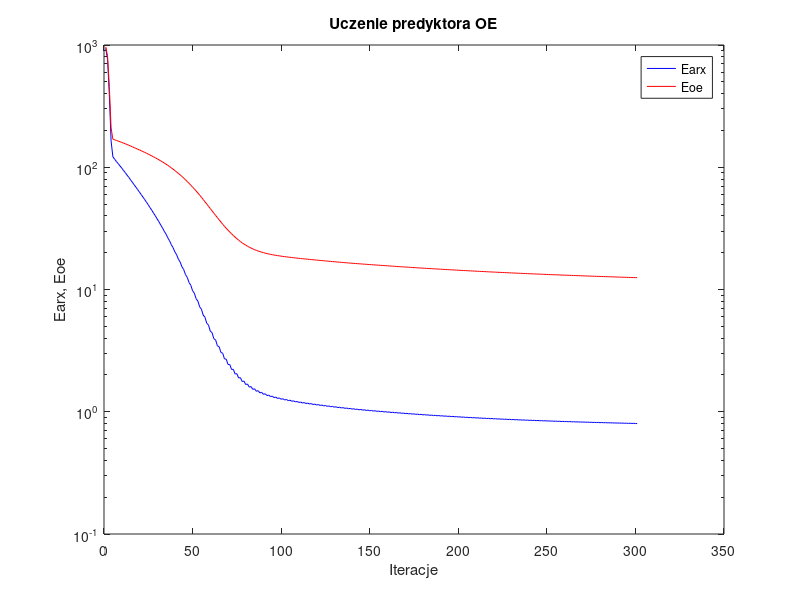
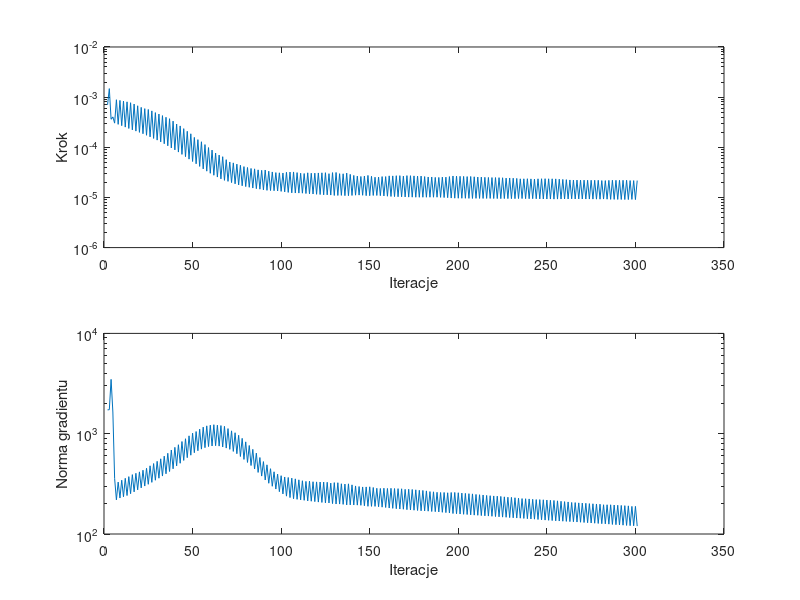

The MATLAB source for these figures, in order:
%uczenie predyktora oe
clear all;
n=0; farx(n+1)=9.392753e+002; foe(n+1)=9.664025e+002; wspucz(n+1)=0.000000e+000; ng(n+1)=0.000000e+000;
n=1; farx(n+1)=7.639226e+002; foe(n+1)=8.122098e+002; krok(n+1)=7.010405e-004; ng(n+1)=1.727688e+003;
n=2; farx(n+1)=3.932469e+002; foe(n+1)=4.574079e+002; krok(n+1)=1.478815e-003; ng(n+1)=1.735565e+003;
n=3; farx(n+1)=1.640745e+002; foe(n+1)=2.096436e+002; krok(n+1)=3.620082e-004; ng(n+1)=3.480529e+003;
n=4; farx(n+1)=1.219848e+002; foe(n+1)=1.699523e+002; krok(n+1)=4.029366e-004; ng(n+1)=1.645535e+003;
n=5; farx(n+1)=1.165168e+002; foe(n+1)=1.677539e+002; krok(n+1)=3.032495e-004; ng(n+1)=3.567427e+002;
n=6; farx(n+1)=1.113329e+002; foe(n+1)=1.657833e+002; krok(n+1)=8.876006e-004; ng(n+1)=2.191369e+002;
n=7; farx(n+1)=1.072287e+002; foe(n+1)=1.638097e+002; krok(n+1)=2.867210e-004; ng(n+1)=3.292793e+002;
n=8; farx(n+1)=1.025719e+002; foe(n+1)=1.617887e+002; krok(n+1)=8.605927e-004; ng(n+1)=2.284495e+002;
n=9; farx(n+1)=9.855178e+001; foe(n+1)=1.597510e+002; krok(n+1)=2.697438e-004; ng(n+1)=3.439759e+002;
n=10; farx(n+1)=9.417306e+001; foe(n+1)=1.576832e+002; krok(n+1)=8.336543e-004; ng(n+1)=2.351383e+002;
n=11; farx(n+1)=9.037284e+001; foe(n+1)=1.555915e+002; krok(n+1)=2.526617e-004; ng(n+1)=3.591572e+002;
n=12; farx(n+1)=8.626683e+001; foe(n+1)=1.534676e+002; krok(n+1)=8.058731e-004; ng(n+1)=2.418247e+002;
n=13; farx(n+1)=8.266896e+001; foe(n+1)=1.513480e+002; krok(n+1)=2.374452e-004; ng(n+1)=3.731921e+002;
n=14; farx(n+1)=7.886046e+001; foe(n+1)=1.492039e+002; krok(n+1)=7.740461e-004; ng(n+1)=2.522493e+002;
n=15; farx(n+1)=7.544594e+001; foe(n+1)=1.470485e+002; krok(n+1)=2.224361e-004; ng(n+1)=3.906913e+002;
n=16; farx(n+1)=7.195869e+001; foe(n+1)=1.448901e+002; krok(n+1)=7.286672e-004; ng(n+1)=2.631854e+002;
n=17; farx(n+1)=6.874562e+001; foe(n+1)=1.427590e+002; krok(n+1)=2.102562e-004; ng(n+1)=4.030645e+002;
n=18; farx(n+1)=6.563681e+001; foe(n+1)=1.406399e+002; krok(n+1)=6.727176e-004; ng(n+1)=2.756847e+002;
n=19; farx(n+1)=6.261465e+001; foe(n+1)=1.385387e+002; krok(n+1)=1.984325e-004; ng(n+1)=4.162747e+002;
n=20; farx(n+1)=5.981247e+001; foe(n+1)=1.364436e+002; krok(n+1)=6.250570e-004; ng(n+1)=2.883613e+002;
n=21; farx(n+1)=5.696962e+001; foe(n+1)=1.343639e+002; krok(n+1)=1.863040e-004; ng(n+1)=4.325226e+002;
n=22; farx(n+1)=5.438463e+001; foe(n+1)=1.322580e+002; krok(n+1)=5.899499e-004; ng(n+1)=3.006685e+002;
n=23; farx(n+1)=5.170414e+001; foe(n+1)=1.301778e+002; krok(n+1)=1.736749e-004; ng(n+1)=4.523100e+002;
n=24; farx(n+1)=4.925978e+001; foe(n+1)=1.280265e+002; krok(n+1)=5.676782e-004; ng(n+1)=3.129863e+002;
n=25; farx(n+1)=4.670620e+001; foe(n+1)=1.259045e+002; krok(n+1)=1.613368e-004; ng(n+1)=4.785841e+002;
n=26; farx(n+1)=4.446184e+001; foe(n+1)=1.237372e+002; krok(n+1)=5.319106e-004; ng(n+1)=3.273754e+002;
n=27; farx(n+1)=4.204326e+001; foe(n+1)=1.215966e+002; krok(n+1)=1.501886e-004; ng(n+1)=5.039473e+002;
n=28; farx(n+1)=4.001680e+001; foe(n+1)=1.194266e+002; krok(n+1)=4.912482e-004; ng(n+1)=3.436081e+002;
n=29; farx(n+1)=3.773895e+001; foe(n+1)=1.172716e+002; krok(n+1)=1.390534e-004; ng(n+1)=5.304077e+002;
n=30; farx(n+1)=3.586433e+001; foe(n+1)=1.150495e+002; krok(n+1)=4.604034e-004; ng(n+1)=3.599838e+002;
n=31; farx(n+1)=3.371285e+001; foe(n+1)=1.128562e+002; krok(n+1)=1.281635e-004; ng(n+1)=5.618563e+002;
n=32; farx(n+1)=3.199551e+001; foe(n+1)=1.105835e+002; krok(n+1)=4.283785e-004; ng(n+1)=3.782327e+002;
n=33; farx(n+1)=2.996479e+001; foe(n+1)=1.083401e+002; krok(n+1)=1.176687e-004; ng(n+1)=5.972765e+002;
n=34; farx(n+1)=2.840417e+001; foe(n+1)=1.060168e+002; krok(n+1)=3.968650e-004; ng(n+1)=3.984521e+002;
n=35; farx(n+1)=2.649233e+001; foe(n+1)=1.037045e+002; krok(n+1)=1.070946e-004; ng(n+1)=6.380329e+002;
n=36; farx(n+1)=2.504962e+001; foe(n+1)=1.012860e+002; krok(n+1)=3.716215e-004; ng(n+1)=4.200389e+002;
n=37; farx(n+1)=2.324500e+001; foe(n+1)=9.887880e+001; krok(n+1)=9.713729e-005; ng(n+1)=6.877789e+002;
n=38; farx(n+1)=2.197955e+001; foe(n+1)=9.641181e+001; krok(n+1)=3.325065e-004; ng(n+1)=4.467896e+002;
n=39; farx(n+1)=2.030848e+001; foe(n+1)=9.399006e+001; krok(n+1)=8.876552e-005; ng(n+1)=7.311531e+002;
n=40; farx(n+1)=1.924454e+001; foe(n+1)=9.153402e+001; krok(n+1)=2.911565e-004; ng(n+1)=4.779503e+002;
n=41; farx(n+1)=1.771344e+001; foe(n+1)=8.910470e+001; krok(n+1)=8.029770e-005; ng(n+1)=7.760615e+002;
n=42; farx(n+1)=1.676101e+001; foe(n+1)=8.656308e+001; krok(n+1)=2.666638e-004; ng(n+1)=5.074133e+002;
n=43; farx(n+1)=1.534236e+001; foe(n+1)=8.406575e+001; krok(n+1)=7.219457e-005; ng(n+1)=8.354261e+002;
n=44; farx(n+1)=1.453748e+001; foe(n+1)=8.150971e+001; krok(n+1)=2.353374e-004; ng(n+1)=5.415104e+002;
n=45; farx(n+1)=1.324533e+001; foe(n+1)=7.900625e+001; krok(n+1)=6.503105e-005; ng(n+1)=8.907007e+002;
n=46; farx(n+1)=1.257419e+001; foe(n+1)=7.645950e+001; krok(n+1)=2.084136e-004; ng(n+1)=5.767103e+002;
n=47; farx(n+1)=1.140060e+001; foe(n+1)=7.393578e+001; krok(n+1)=5.805985e-005; ng(n+1)=9.522336e+002;
n=48; farx(n+1)=1.083257e+001; foe(n+1)=7.137313e+001; krok(n+1)=1.858107e-004; ng(n+1)=6.106050e+002;
n=49; farx(n+1)=9.772746e+000; foe(n+1)=6.886152e+001; krok(n+1)=5.210339e-005; ng(n+1)=1.012178e+003;
n=50; farx(n+1)=9.332031e+000; foe(n+1)=6.638899e+001; krok(n+1)=1.574580e-004; ng(n+1)=6.465100e+002;
n=51; farx(n+1)=8.404602e+000; foe(n+1)=6.400103e+001; krok(n+1)=4.687315e-005; ng(n+1)=1.050792e+003;
n=52; farx(n+1)=8.036580e+000; foe(n+1)=6.155353e+001; krok(n+1)=1.421330e-004; ng(n+1)=6.761803e+002;
n=53; farx(n+1)=7.210166e+000; foe(n+1)=5.919623e+001; krok(n+1)=4.156331e-005; ng(n+1)=1.109875e+003;
n=54; farx(n+1)=6.900881e+000; foe(n+1)=5.677713e+001; krok(n+1)=1.289393e-004; ng(n+1)=7.017646e+002;
n=55; farx(n+1)=6.168984e+000; foe(n+1)=5.448588e+001; krok(n+1)=3.709122e-005; ng(n+1)=1.162862e+003;
n=56; farx(n+1)=5.930403e+000; foe(n+1)=5.219233e+001; krok(n+1)=1.133097e-004; ng(n+1)=7.255739e+002;
n=57; farx(n+1)=5.291698e+000; foe(n+1)=5.003283e+001; krok(n+1)=3.343034e-005; ng(n+1)=1.197572e+003;
n=58; farx(n+1)=5.116593e+000; foe(n+1)=4.790803e+001; krok(n+1)=9.874235e-005; ng(n+1)=7.441962e+002;
n=59; farx(n+1)=4.565052e+000; foe(n+1)=4.591542e+001; krok(n+1)=3.031326e-005; ng(n+1)=1.216022e+003;
n=60; farx(n+1)=4.436573e+000; foe(n+1)=4.395386e+001; krok(n+1)=8.799071e-005; ng(n+1)=7.544796e+002;
n=61; farx(n+1)=3.957254e+000; foe(n+1)=4.211715e+001; krok(n+1)=2.769106e-005; ng(n+1)=1.229394e+003;
n=62; farx(n+1)=3.872354e+000; foe(n+1)=4.036033e+001; krok(n+1)=7.675242e-005; ng(n+1)=7.589372e+002;
n=63; farx(n+1)=3.463699e+000; foe(n+1)=3.872212e+001; krok(n+1)=2.549454e-005; ng(n+1)=1.216600e+003;
n=64; farx(n+1)=3.404892e+000; foe(n+1)=3.712795e+001; krok(n+1)=6.997574e-005; ng(n+1)=7.523608e+002;
n=65; farx(n+1)=3.053495e+000; foe(n+1)=3.565260e+001; krok(n+1)=2.343658e-005; ng(n+1)=1.204942e+003;
n=66; farx(n+1)=3.013750e+000; foe(n+1)=3.421497e+001; krok(n+1)=6.491660e-005; ng(n+1)=7.367800e+002;
n=67; farx(n+1)=2.708989e+000; foe(n+1)=3.289719e+001; krok(n+1)=2.190752e-005; ng(n+1)=1.184092e+003;
n=68; farx(n+1)=2.692867e+000; foe(n+1)=3.167364e+001; krok(n+1)=5.665485e-005; ng(n+1)=7.188342e+002;
n=69; farx(n+1)=2.436020e+000; foe(n+1)=3.055951e+001; krok(n+1)=2.092147e-005; ng(n+1)=1.124333e+003;
n=70; farx(n+1)=2.435309e+000; foe(n+1)=2.951706e+001; krok(n+1)=5.092656e-005; ng(n+1)=6.980912e+002;
n=71; farx(n+1)=2.218490e+000; foe(n+1)=2.856603e+001; krok(n+1)=1.977673e-005; ng(n+1)=1.067743e+003;
n=72; farx(n+1)=2.223427e+000; foe(n+1)=2.765076e+001; krok(n+1)=4.886973e-005; ng(n+1)=6.659959e+002;
n=73; farx(n+1)=2.036523e+000; foe(n+1)=2.682358e+001; krok(n+1)=1.868136e-005; ng(n+1)=1.022224e+003;
n=74; farx(n+1)=2.047551e+000; foe(n+1)=2.604386e+001; krok(n+1)=4.614756e-005; ng(n+1)=6.314387e+002;
n=75; farx(n+1)=1.888102e+000; foe(n+1)=2.533960e+001; krok(n+1)=1.776662e-005; ng(n+1)=9.641724e+002;
n=76; farx(n+1)=1.902451e+000; foe(n+1)=2.467935e+001; krok(n+1)=4.381554e-005; ng(n+1)=5.925689e+002;
n=77; farx(n+1)=1.766698e+000; foe(n+1)=2.408925e+001; krok(n+1)=1.707914e-005; ng(n+1)=8.987215e+002;
n=78; farx(n+1)=1.783950e+000; foe(n+1)=2.354229e+001; krok(n+1)=4.120586e-005; ng(n+1)=5.541276e+002;
n=79; farx(n+1)=1.669144e+000; foe(n+1)=2.305413e+001; krok(n+1)=1.645830e-005; ng(n+1)=8.291645e+002;
n=80; farx(n+1)=1.687078e+000; foe(n+1)=2.259833e+001; krok(n+1)=3.955346e-005; ng(n+1)=5.169946e+002;
n=81; farx(n+1)=1.589192e+000; foe(n+1)=2.219443e+001; krok(n+1)=1.593982e-005; ng(n+1)=7.627380e+002;
n=82; farx(n+1)=1.607753e+000; foe(n+1)=2.182037e+001; krok(n+1)=3.782669e-005; ng(n+1)=4.816756e+002;
n=83; farx(n+1)=1.524454e+000; foe(n+1)=2.148701e+001; krok(n+1)=1.539716e-005; ng(n+1)=6.982298e+002;
n=84; farx(n+1)=1.542222e+000; foe(n+1)=2.117538e+001; krok(n+1)=3.716123e-005; ng(n+1)=4.445529e+002;
n=85; farx(n+1)=1.470190e+000; foe(n+1)=2.089797e+001; krok(n+1)=1.496279e-005; ng(n+1)=6.400409e+002;
n=86; farx(n+1)=1.487490e+000; foe(n+1)=2.064359e+001; krok(n+1)=3.546497e-005; ng(n+1)=4.111285e+002;
n=87; farx(n+1)=1.425926e+000; foe(n+1)=2.041634e+001; krok(n+1)=1.461294e-005; ng(n+1)=5.786025e+002;
n=88; farx(n+1)=1.442106e+000; foe(n+1)=2.020431e+001; krok(n+1)=3.476335e-005; ng(n+1)=3.780432e+002;
n=89; farx(n+1)=1.388885e+000; foe(n+1)=2.001465e+001; krok(n+1)=1.416371e-005; ng(n+1)=5.270132e+002;
n=90; farx(n+1)=1.403755e+000; foe(n+1)=1.983390e+001; krok(n+1)=3.523097e-005; ng(n+1)=3.456570e+002;
n=91; farx(n+1)=1.356146e+000; foe(n+1)=1.967111e+001; krok(n+1)=1.384553e-005; ng(n+1)=4.894252e+002;
n=92; farx(n+1)=1.370387e+000; foe(n+1)=1.952204e+001; krok(n+1)=3.333298e-005; ng(n+1)=3.205982e+002;
n=93; farx(n+1)=1.328813e+000; foe(n+1)=1.938660e+001; krok(n+1)=1.372904e-005; ng(n+1)=4.477367e+002;
n=94; farx(n+1)=1.342193e+000; foe(n+1)=1.925981e+001; krok(n+1)=3.223481e-005; ng(n+1)=2.991856e+002;
n=95; farx(n+1)=1.305129e+000; foe(n+1)=1.914405e+001; krok(n+1)=1.361457e-005; ng(n+1)=4.171057e+002;
n=96; farx(n+1)=1.317911e+000; foe(n+1)=1.903477e+001; krok(n+1)=3.128738e-005; ng(n+1)=2.806542e+002;
n=97; farx(n+1)=1.284438e+000; foe(n+1)=1.893354e+001; krok(n+1)=1.344623e-005; ng(n+1)=3.953292e+002;
n=98; farx(n+1)=1.296639e+000; foe(n+1)=1.883680e+001; krok(n+1)=3.098519e-005; ng(n+1)=2.642189e+002;
n=99; farx(n+1)=1.265874e+000; foe(n+1)=1.874579e+001; krok(n+1)=1.321254e-005; ng(n+1)=3.813411e+002;
n=100; farx(n+1)=1.277430e+000; foe(n+1)=1.865841e+001; krok(n+1)=3.070301e-005; ng(n+1)=2.510168e+002;
n=101; farx(n+1)=1.249231e+000; foe(n+1)=1.857583e+001; krok(n+1)=1.290553e-005; ng(n+1)=3.701756e+002;
n=102; farx(n+1)=1.260046e+000; foe(n+1)=1.849364e+001; krok(n+1)=3.176034e-005; ng(n+1)=2.384838e+002;
n=103; farx(n+1)=1.233366e+000; foe(n+1)=1.841594e+001; krok(n+1)=1.259797e-005; ng(n+1)=3.659490e+002;
n=104; farx(n+1)=1.243786e+000; foe(n+1)=1.833923e+001; krok(n+1)=3.204809e-005; ng(n+1)=2.307719e+002;
n=105; farx(n+1)=1.218560e+000; foe(n+1)=1.826596e+001; krok(n+1)=1.234279e-005; ng(n+1)=3.606000e+002;
n=106; farx(n+1)=1.228528e+000; foe(n+1)=1.819327e+001; krok(n+1)=3.223481e-005; ng(n+1)=2.246853e+002;
n=107; farx(n+1)=1.204441e+000; foe(n+1)=1.812401e+001; krok(n+1)=1.224850e-005; ng(n+1)=3.546640e+002;
n=108; farx(n+1)=1.214289e+000; foe(n+1)=1.805645e+001; krok(n+1)=3.128738e-005; ng(n+1)=2.216224e+002;
n=109; farx(n+1)=1.191389e+000; foe(n+1)=1.799131e+001; krok(n+1)=1.222055e-005; ng(n+1)=3.467656e+002;
n=110; farx(n+1)=1.201101e+000; foe(n+1)=1.792781e+001; krok(n+1)=3.039391e-005; ng(n+1)=2.189955e+002;
n=111; farx(n+1)=1.179303e+000; foe(n+1)=1.786615e+001; krok(n+1)=1.216245e-005; ng(n+1)=3.395724e+002;
n=112; farx(n+1)=1.188805e+000; foe(n+1)=1.780535e+001; krok(n+1)=2.996764e-005; ng(n+1)=2.167454e+002;
n=113; farx(n+1)=1.168060e+000; foe(n+1)=1.774628e+001; krok(n+1)=1.197415e-005; ng(n+1)=3.345599e+002;
n=114; farx(n+1)=1.177288e+000; foe(n+1)=1.768612e+001; krok(n+1)=3.098353e-005; ng(n+1)=2.136604e+002;
n=115; farx(n+1)=1.156876e+000; foe(n+1)=1.762763e+001; krok(n+1)=1.180191e-005; ng(n+1)=3.361229e+002;
n=116; farx(n+1)=1.165961e+000; foe(n+1)=1.756981e+001; krok(n+1)=3.039896e-005; ng(n+1)=2.122398e+002;
n=117; farx(n+1)=1.146342e+000; foe(n+1)=1.751351e+001; krok(n+1)=1.171829e-005; ng(n+1)=3.319749e+002;
n=118; farx(n+1)=1.155285e+000; foe(n+1)=1.745710e+001; krok(n+1)=3.048993e-005; ng(n+1)=2.103364e+002;
n=119; farx(n+1)=1.136232e+000; foe(n+1)=1.740196e+001; krok(n+1)=1.155324e-005; ng(n+1)=3.307814e+002;
n=120; farx(n+1)=1.144956e+000; foe(n+1)=1.734634e+001; krok(n+1)=3.079431e-005; ng(n+1)=2.081021e+002;
n=121; farx(n+1)=1.126370e+000; foe(n+1)=1.729223e+001; krok(n+1)=1.143043e-005; ng(n+1)=3.296803e+002;
n=122; farx(n+1)=1.135031e+000; foe(n+1)=1.723786e+001; krok(n+1)=3.098519e-005; ng(n+1)=2.063700e+002;
n=123; farx(n+1)=1.116844e+000; foe(n+1)=1.718439e+001; krok(n+1)=1.127096e-005; ng(n+1)=3.295890e+002;
n=124; farx(n+1)=1.125304e+000; foe(n+1)=1.713080e+001; krok(n+1)=3.113656e-005; ng(n+1)=2.043558e+002;
n=125; farx(n+1)=1.107430e+000; foe(n+1)=1.707838e+001; krok(n+1)=1.126542e-005; ng(n+1)=3.279302e+002;
n=126; farx(n+1)=1.115832e+000; foe(n+1)=1.702736e+001; krok(n+1)=2.979031e-005; ng(n+1)=2.039100e+002;
n=127; farx(n+1)=1.098848e+000; foe(n+1)=1.697725e+001; krok(n+1)=1.115447e-005; ng(n+1)=3.217388e+002;
n=128; farx(n+1)=1.107051e+000; foe(n+1)=1.692558e+001; krok(n+1)=3.126325e-005; ng(n+1)=2.009253e+002;
n=129; farx(n+1)=1.090125e+000; foe(n+1)=1.687490e+001; krok(n+1)=1.095389e-005; ng(n+1)=3.252704e+002;
n=130; farx(n+1)=1.098209e+000; foe(n+1)=1.682402e+001; krok(n+1)=3.145966e-005; ng(n+1)=1.991377e+002;
n=131; farx(n+1)=1.081468e+000; foe(n+1)=1.677400e+001; krok(n+1)=1.095376e-005; ng(n+1)=3.244825e+002;
n=132; farx(n+1)=1.089465e+000; foe(n+1)=1.672573e+001; krok(n+1)=2.979031e-005; ng(n+1)=1.988815e+002;
n=133; farx(n+1)=1.073480e+000; foe(n+1)=1.667829e+001; krok(n+1)=1.099167e-005; ng(n+1)=3.168817e+002;
n=134; farx(n+1)=1.081347e+000; foe(n+1)=1.663100e+001; krok(n+1)=2.963075e-005; ng(n+1)=1.974162e+002;
n=135; farx(n+1)=1.065837e+000; foe(n+1)=1.658453e+001; krok(n+1)=1.085468e-005; ng(n+1)=3.146610e+002;
n=136; farx(n+1)=1.073549e+000; foe(n+1)=1.653705e+001; krok(n+1)=3.060562e-005; ng(n+1)=1.949995e+002;
n=137; farx(n+1)=1.057991e+000; foe(n+1)=1.649045e+001; krok(n+1)=1.083629e-005; ng(n+1)=3.164121e+002;
n=138; farx(n+1)=1.065663e+000; foe(n+1)=1.644562e+001; krok(n+1)=2.885108e-005; ng(n+1)=1.950551e+002;
n=139; farx(n+1)=1.050692e+000; foe(n+1)=1.640135e+001; krok(n+1)=1.095376e-005; ng(n+1)=3.090693e+002;
n=140; farx(n+1)=1.058174e+000; foe(n+1)=1.635828e+001; krok(n+1)=2.746916e-005; ng(n+1)=1.945598e+002;
n=141; farx(n+1)=1.043788e+000; foe(n+1)=1.631627e+001; krok(n+1)=1.109569e-005; ng(n+1)=3.013738e+002;
n=142; farx(n+1)=1.051222e+000; foe(n+1)=1.627479e+001; krok(n+1)=2.663397e-005; ng(n+1)=1.940966e+002;
n=143; farx(n+1)=1.037214e+000; foe(n+1)=1.623405e+001; krok(n+1)=1.113124e-005; ng(n+1)=2.973670e+002;
n=144; farx(n+1)=1.044575e+000; foe(n+1)=1.619371e+001; krok(n+1)=2.616958e-005; ng(n+1)=1.932466e+002;
n=145; farx(n+1)=1.030974e+000; foe(n+1)=1.615392e+001; krok(n+1)=1.104522e-005; ng(n+1)=2.945232e+002;
n=146; farx(n+1)=1.038198e+000; foe(n+1)=1.611373e+001; krok(n+1)=2.665214e-005; ng(n+1)=1.912649e+002;
n=147; farx(n+1)=1.024855e+000; foe(n+1)=1.607419e+001; krok(n+1)=1.085468e-005; ng(n+1)=2.946878e+002;
n=148; farx(n+1)=1.031900e+000; foe(n+1)=1.603373e+001; krok(n+1)=2.746916e-005; ng(n+1)=1.888718e+002;
n=149; farx(n+1)=1.018561e+000; foe(n+1)=1.599426e+001; krok(n+1)=1.083629e-005; ng(n+1)=2.955264e+002;
n=150; farx(n+1)=1.025569e+000; foe(n+1)=1.595552e+001; krok(n+1)=2.639619e-005; ng(n+1)=1.886789e+002;
n=151; farx(n+1)=1.012554e+000; foe(n+1)=1.591742e+001; krok(n+1)=1.095376e-005; ng(n+1)=2.907600e+002;
n=152; farx(n+1)=1.019509e+000; foe(n+1)=1.588027e+001; krok(n+1)=2.531441e-005; ng(n+1)=1.885718e+002;
n=153; farx(n+1)=1.006965e+000; foe(n+1)=1.584353e+001; krok(n+1)=1.095389e-005; ng(n+1)=2.857183e+002;
n=154; farx(n+1)=1.013781e+000; foe(n+1)=1.580672e+001; krok(n+1)=2.546328e-005; ng(n+1)=1.869423e+002;
n=155; farx(n+1)=1.001491e+000; foe(n+1)=1.577050e+001; krok(n+1)=1.085468e-005; ng(n+1)=2.844525e+002;
n=156; farx(n+1)=1.008271e+000; foe(n+1)=1.573394e+001; krok(n+1)=2.605170e-005; ng(n+1)=1.852358e+002;
n=157; farx(n+1)=9.960381e-001; foe(n+1)=1.569759e+001; krok(n+1)=1.071362e-005; ng(n+1)=2.861049e+002;
n=158; farx(n+1)=1.002700e+000; foe(n+1)=1.566153e+001; krok(n+1)=2.605170e-005; ng(n+1)=1.838352e+002;
n=159; farx(n+1)=9.907910e-001; foe(n+1)=1.562577e+001; krok(n+1)=1.057446e-005; ng(n+1)=2.844248e+002;
n=160; farx(n+1)=9.973010e-001; foe(n+1)=1.558940e+001; krok(n+1)=2.692622e-005; ng(n+1)=1.815171e+002;
n=161; farx(n+1)=9.854635e-001; foe(n+1)=1.555361e+001; krok(n+1)=1.046329e-005; ng(n+1)=2.855297e+002;
n=162; farx(n+1)=9.918838e-001; foe(n+1)=1.551782e+001; krok(n+1)=2.689247e-005; ng(n+1)=1.802434e+002;
n=163; farx(n+1)=9.802816e-001; foe(n+1)=1.548258e+001; krok(n+1)=1.039083e-005; ng(n+1)=2.839977e+002;
n=164; farx(n+1)=9.866058e-001; foe(n+1)=1.544713e+001; krok(n+1)=2.711505e-005; ng(n+1)=1.787309e+002;
n=165; farx(n+1)=9.751727e-001; foe(n+1)=1.541225e+001; krok(n+1)=1.031835e-005; ng(n+1)=2.832839e+002;
n=166; farx(n+1)=9.814245e-001; foe(n+1)=1.537732e+001; krok(n+1)=2.720139e-005; ng(n+1)=1.774207e+002;
n=167; farx(n+1)=9.701277e-001; foe(n+1)=1.534283e+001; krok(n+1)=1.029142e-005; ng(n+1)=2.823591e+002;
n=168; farx(n+1)=9.762809e-001; foe(n+1)=1.530883e+001; krok(n+1)=2.663194e-005; ng(n+1)=1.765986e+002;
n=169; farx(n+1)=9.653420e-001; foe(n+1)=1.527532e+001; krok(n+1)=1.023989e-005; ng(n+1)=2.787384e+002;
n=170; farx(n+1)=9.714026e-001; foe(n+1)=1.524134e+001; krok(n+1)=2.723127e-005; ng(n+1)=1.748000e+002;
n=171; farx(n+1)=9.605388e-001; foe(n+1)=1.520788e+001; krok(n+1)=1.015759e-005; ng(n+1)=2.793141e+002;
n=172; farx(n+1)=9.665339e-001; foe(n+1)=1.517453e+001; krok(n+1)=2.713913e-005; ng(n+1)=1.736831e+002;
n=173; farx(n+1)=9.558418e-001; foe(n+1)=1.514158e+001; krok(n+1)=1.013046e-005; ng(n+1)=2.777979e+002;
n=174; farx(n+1)=9.617698e-001; foe(n+1)=1.510895e+001; krok(n+1)=2.689352e-005; ng(n+1)=1.727007e+002;
n=175; farx(n+1)=9.512871e-001; foe(n+1)=1.507661e+001; krok(n+1)=1.010255e-005; ng(n+1)=2.757209e+002;
n=176; farx(n+1)=9.570979e-001; foe(n+1)=1.504455e+001; krok(n+1)=2.663397e-005; ng(n+1)=1.715680e+002;
n=177; farx(n+1)=9.468663e-001; foe(n+1)=1.501297e+001; krok(n+1)=1.008355e-005; ng(n+1)=2.728807e+002;
n=178; farx(n+1)=9.526089e-001; foe(n+1)=1.498136e+001; krok(n+1)=2.668806e-005; ng(n+1)=1.703490e+002;
n=179; farx(n+1)=9.424746e-001; foe(n+1)=1.495017e+001; krok(n+1)=1.009346e-005; ng(n+1)=2.717974e+002;
n=180; farx(n+1)=9.481963e-001; foe(n+1)=1.491964e+001; krok(n+1)=2.605170e-005; ng(n+1)=1.699078e+002;
n=181; farx(n+1)=9.382845e-001; foe(n+1)=1.488918e+001; krok(n+1)=1.009346e-005; ng(n+1)=2.690234e+002;
n=182; farx(n+1)=9.438615e-001; foe(n+1)=1.485923e+001; krok(n+1)=2.555890e-005; ng(n+1)=1.689183e+002;
n=183; farx(n+1)=9.342483e-001; foe(n+1)=1.482974e+001; krok(n+1)=1.010485e-005; ng(n+1)=2.649435e+002;
n=184; farx(n+1)=9.397396e-001; foe(n+1)=1.480017e+001; krok(n+1)=2.555890e-005; ng(n+1)=1.677142e+002;
n=185; farx(n+1)=9.302591e-001; foe(n+1)=1.477112e+001; krok(n+1)=1.010255e-005; ng(n+1)=2.634045e+002;
n=186; farx(n+1)=9.356818e-001; foe(n+1)=1.474230e+001; krok(n+1)=2.509886e-005; ng(n+1)=1.670021e+002;
n=187; farx(n+1)=9.264192e-001; foe(n+1)=1.471395e+001; krok(n+1)=1.010485e-005; ng(n+1)=2.605234e+002;
n=188; farx(n+1)=9.317859e-001; foe(n+1)=1.468560e+001; krok(n+1)=2.503699e-005; ng(n+1)=1.659856e+002;
n=189; farx(n+1)=9.226928e-001; foe(n+1)=1.465764e+001; krok(n+1)=1.003721e-005; ng(n+1)=2.591911e+002;
n=190; farx(n+1)=9.280084e-001; foe(n+1)=1.462947e+001; krok(n+1)=2.541507e-005; ng(n+1)=1.645884e+002;
n=191; farx(n+1)=9.189918e-001; foe(n+1)=1.460160e+001; krok(n+1)=9.955536e-006; ng(n+1)=2.594096e+002;
n=192; farx(n+1)=9.242202e-001; foe(n+1)=1.457378e+001; krok(n+1)=2.537849e-005; ng(n+1)=1.634303e+002;
n=193; farx(n+1)=9.153962e-001; foe(n+1)=1.454637e+001; krok(n+1)=9.888364e-006; ng(n+1)=2.576540e+002;
n=194; farx(n+1)=9.206059e-001; foe(n+1)=1.451862e+001; krok(n+1)=2.605170e-005; ng(n+1)=1.619238e+002;
n=195; farx(n+1)=9.118424e-001; foe(n+1)=1.449101e+001; krok(n+1)=9.716744e-006; ng(n+1)=2.592683e+002;
n=196; farx(n+1)=9.169408e-001; foe(n+1)=1.446301e+001; krok(n+1)=2.677366e-005; ng(n+1)=1.600506e+002;
n=197; farx(n+1)=9.082265e-001; foe(n+1)=1.443547e+001; krok(n+1)=9.667524e-006; ng(n+1)=2.594847e+002;
n=198; farx(n+1)=9.132869e-001; foe(n+1)=1.440808e+001; krok(n+1)=2.656342e-005; ng(n+1)=1.592121e+002;
n=199; farx(n+1)=9.047174e-001; foe(n+1)=1.438097e+001; krok(n+1)=9.640490e-006; ng(n+1)=2.578705e+002;
n=200; farx(n+1)=9.096991e-001; foe(n+1)=1.435402e+001; krok(n+1)=2.639619e-005; ng(n+1)=1.581937e+002;
n=201; farx(n+1)=9.012921e-001; foe(n+1)=1.432744e+001; krok(n+1)=9.628751e-006; ng(n+1)=2.557309e+002;
n=202; farx(n+1)=9.062170e-001; foe(n+1)=1.430095e+001; krok(n+1)=2.627836e-005; ng(n+1)=1.572279e+002;
n=203; farx(n+1)=8.979355e-001; foe(n+1)=1.427479e+001; krok(n+1)=9.622040e-006; ng(n+1)=2.540914e+002;
n=204; farx(n+1)=9.028237e-001; foe(n+1)=1.424888e+001; krok(n+1)=2.605170e-005; ng(n+1)=1.564386e+002;
n=205; farx(n+1)=8.946956e-001; foe(n+1)=1.422313e+001; krok(n+1)=9.578449e-006; ng(n+1)=2.524412e+002;
n=206; farx(n+1)=8.995084e-001; foe(n+1)=1.419745e+001; krok(n+1)=2.616958e-005; ng(n+1)=1.552232e+002;
n=207; farx(n+1)=8.914951e-001; foe(n+1)=1.417203e+001; krok(n+1)=9.549067e-006; ng(n+1)=2.512091e+002;
n=208; farx(n+1)=8.962011e-001; foe(n+1)=1.414677e+001; krok(n+1)=2.581106e-005; ng(n+1)=1.542713e+002;
n=209; farx(n+1)=8.883637e-001; foe(n+1)=1.412205e+001; krok(n+1)=9.594052e-006; ng(n+1)=2.479696e+002;
n=210; farx(n+1)=8.930551e-001; foe(n+1)=1.409746e+001; krok(n+1)=2.548851e-005; ng(n+1)=1.536795e+002;
n=211; farx(n+1)=8.853495e-001; foe(n+1)=1.407313e+001; krok(n+1)=9.564320e-006; ng(n+1)=2.463878e+002;
n=212; farx(n+1)=8.899760e-001; foe(n+1)=1.404884e+001; krok(n+1)=2.546328e-005; ng(n+1)=1.526430e+002;
n=213; farx(n+1)=8.823863e-001; foe(n+1)=1.402487e+001; krok(n+1)=9.549067e-006; ng(n+1)=2.448624e+002;
n=214; farx(n+1)=8.869402e-001; foe(n+1)=1.400102e+001; krok(n+1)=2.519594e-005; ng(n+1)=1.517830e+002;
n=215; farx(n+1)=8.794979e-001; foe(n+1)=1.397756e+001; krok(n+1)=9.558456e-006; ng(n+1)=2.424600e+002;
n=216; farx(n+1)=8.840120e-001; foe(n+1)=1.395416e+001; krok(n+1)=2.503699e-005; ng(n+1)=1.509801e+002;
n=217; farx(n+1)=8.766774e-001; foe(n+1)=1.393105e+001; krok(n+1)=9.549067e-006; ng(n+1)=2.409469e+002;
n=218; farx(n+1)=8.811569e-001; foe(n+1)=1.390808e+001; krok(n+1)=2.490114e-005; ng(n+1)=1.501882e+002;
n=219; farx(n+1)=8.739331e-001; foe(n+1)=1.388529e+001; krok(n+1)=9.520265e-006; ng(n+1)=2.395918e+002;
n=220; farx(n+1)=8.783634e-001; foe(n+1)=1.386262e+001; krok(n+1)=2.490114e-005; ng(n+1)=1.492233e+002;
n=221; farx(n+1)=8.712357e-001; foe(n+1)=1.384012e+001; krok(n+1)=9.497821e-006; ng(n+1)=2.383887e+002;
n=222; farx(n+1)=8.756216e-001; foe(n+1)=1.381781e+001; krok(n+1)=2.480406e-005; ng(n+1)=1.483667e+002;
n=223; farx(n+1)=8.686085e-001; foe(n+1)=1.379564e+001; krok(n+1)=9.464566e-006; ng(n+1)=2.369687e+002;
n=224; farx(n+1)=8.729060e-001; foe(n+1)=1.377356e+001; krok(n+1)=2.468559e-005; ng(n+1)=1.473393e+002;
n=225; farx(n+1)=8.660083e-001; foe(n+1)=1.375185e+001; krok(n+1)=9.497821e-006; ng(n+1)=2.346963e+002;
n=226; farx(n+1)=8.702748e-001; foe(n+1)=1.373033e+001; krok(n+1)=2.428432e-005; ng(n+1)=1.468204e+002;
n=227; farx(n+1)=8.635159e-001; foe(n+1)=1.370904e+001; krok(n+1)=9.479621e-006; ng(n+1)=2.326021e+002;
n=228; farx(n+1)=8.677418e-001; foe(n+1)=1.368772e+001; krok(n+1)=2.443312e-005; ng(n+1)=1.457887e+002;
n=229; farx(n+1)=8.610460e-001; foe(n+1)=1.366661e+001; krok(n+1)=9.451001e-006; ng(n+1)=2.319697e+002;
n=230; farx(n+1)=8.652131e-001; foe(n+1)=1.364566e+001; krok(n+1)=2.419290e-005; ng(n+1)=1.450158e+002;
n=231; farx(n+1)=8.586391e-001; foe(n+1)=1.362496e+001; krok(n+1)=9.456357e-006; ng(n+1)=2.298484e+002;
n=232; farx(n+1)=8.627419e-001; foe(n+1)=1.360435e+001; krok(n+1)=2.394830e-005; ng(n+1)=1.442291e+002;
n=233; farx(n+1)=8.562718e-001; foe(n+1)=1.358408e+001; krok(n+1)=9.497821e-006; ng(n+1)=2.276087e+002;
n=234; farx(n+1)=8.603441e-001; foe(n+1)=1.356400e+001; krok(n+1)=2.351238e-005; ng(n+1)=1.437863e+002;
n=235; farx(n+1)=8.539961e-001; foe(n+1)=1.354414e+001; krok(n+1)=9.504428e-006; ng(n+1)=2.254218e+002;
n=236; farx(n+1)=8.580461e-001; foe(n+1)=1.352435e+001; krok(n+1)=2.352777e-005; ng(n+1)=1.429859e+002;
n=237; farx(n+1)=8.517724e-001; foe(n+1)=1.350467e+001; krok(n+1)=9.456357e-006; ng(n+1)=2.247245e+002;
n=238; farx(n+1)=8.557746e-001; foe(n+1)=1.348506e+001; krok(n+1)=2.360381e-005; ng(n+1)=1.420098e+002;
n=239; farx(n+1)=8.495754e-001; foe(n+1)=1.346560e+001; krok(n+1)=9.433029e-006; ng(n+1)=2.237212e+002;
n=240; farx(n+1)=8.535200e-001; foe(n+1)=1.344627e+001; krok(n+1)=2.343658e-005; ng(n+1)=1.412098e+002;
n=241; farx(n+1)=8.474172e-001; foe(n+1)=1.342717e+001; krok(n+1)=9.451001e-006; ng(n+1)=2.218165e+002;
n=242; farx(n+1)=8.513335e-001; foe(n+1)=1.340822e+001; krok(n+1)=2.322634e-005; ng(n+1)=1.406008e+002;
n=243; farx(n+1)=8.453383e-001; foe(n+1)=1.338940e+001; krok(n+1)=9.410994e-006; ng(n+1)=2.203374e+002;
n=244; farx(n+1)=8.492222e-001; foe(n+1)=1.337053e+001; krok(n+1)=2.352777e-005; ng(n+1)=1.395103e+002;
n=245; farx(n+1)=8.432718e-001; foe(n+1)=1.335179e+001; krok(n+1)=9.351708e-006; ng(n+1)=2.202552e+002;
n=246; farx(n+1)=8.471151e-001; foe(n+1)=1.333311e+001; krok(n+1)=2.360381e-005; ng(n+1)=1.385858e+002;
n=247; farx(n+1)=8.412403e-001; foe(n+1)=1.331456e+001; krok(n+1)=9.311545e-006; ng(n+1)=2.193498e+002;
n=248; farx(n+1)=8.450327e-001; foe(n+1)=1.329604e+001; krok(n+1)=2.364703e-005; ng(n+1)=1.376426e+002;
n=249; farx(n+1)=8.392317e-001; foe(n+1)=1.327773e+001; krok(n+1)=9.299765e-006; ng(n+1)=2.181398e+002;
n=250; farx(n+1)=8.429892e-001; foe(n+1)=1.325949e+001; krok(n+1)=2.354047e-005; ng(n+1)=1.369132e+002;
n=251; farx(n+1)=8.372657e-001; foe(n+1)=1.324143e+001; krok(n+1)=9.290308e-006; ng(n+1)=2.168139e+002;
n=252; farx(n+1)=8.410027e-001; foe(n+1)=1.322346e+001; krok(n+1)=2.352777e-005; ng(n+1)=1.361789e+002;
n=253; farx(n+1)=8.353450e-001; foe(n+1)=1.320558e+001; krok(n+1)=9.251809e-006; ng(n+1)=2.160305e+002;
n=254; farx(n+1)=8.390163e-001; foe(n+1)=1.318778e+001; krok(n+1)=2.343658e-005; ng(n+1)=1.352893e+002;
n=255; farx(n+1)=8.334460e-001; foe(n+1)=1.317023e+001; krok(n+1)=9.272806e-006; ng(n+1)=2.141328e+002;
n=256; farx(n+1)=8.370722e-001; foe(n+1)=1.315278e+001; krok(n+1)=2.310648e-005; ng(n+1)=1.347188e+002;
n=257; farx(n+1)=8.315979e-001; foe(n+1)=1.313559e+001; krok(n+1)=9.299765e-006; ng(n+1)=2.119793e+002;
n=258; farx(n+1)=8.351889e-001; foe(n+1)=1.311846e+001; krok(n+1)=2.286087e-005; ng(n+1)=1.341363e+002;
n=259; farx(n+1)=8.297913e-001; foe(n+1)=1.310157e+001; krok(n+1)=9.322149e-006; ng(n+1)=2.102575e+002;
n=260; farx(n+1)=8.333585e-001; foe(n+1)=1.308478e+001; krok(n+1)=2.262551e-005; ng(n+1)=1.336152e+002;
n=261; farx(n+1)=8.280360e-001; foe(n+1)=1.306814e+001; krok(n+1)=9.322149e-006; ng(n+1)=2.087935e+002;
n=262; farx(n+1)=8.315353e-001; foe(n+1)=1.305160e+001; krok(n+1)=2.230894e-005; ng(n+1)=1.329406e+002;
n=263; farx(n+1)=8.263143e-001; foe(n+1)=1.303536e+001; krok(n+1)=9.375707e-006; ng(n+1)=2.062128e+002;
n=264; farx(n+1)=8.298174e-001; foe(n+1)=1.301916e+001; krok(n+1)=2.219138e-005; ng(n+1)=1.324808e+002;
n=265; farx(n+1)=8.246494e-001; foe(n+1)=1.300305e+001; krok(n+1)=9.331364e-006; ng(n+1)=2.056357e+002;
n=266; farx(n+1)=8.281037e-001; foe(n+1)=1.298699e+001; krok(n+1)=2.219549e-005; ng(n+1)=1.316199e+002;
n=267; farx(n+1)=8.230012e-001; foe(n+1)=1.297110e+001; krok(n+1)=9.331364e-006; ng(n+1)=2.043281e+002;
n=268; farx(n+1)=8.264336e-001; foe(n+1)=1.295528e+001; krok(n+1)=2.212034e-005; ng(n+1)=1.309869e+002;
n=269; farx(n+1)=8.213907e-001; foe(n+1)=1.293957e+001; krok(n+1)=9.309975e-006; ng(n+1)=2.033471e+002;
n=270; farx(n+1)=8.247928e-001; foe(n+1)=1.292392e+001; krok(n+1)=2.212034e-005; ng(n+1)=1.302394e+002;
n=271; farx(n+1)=8.198067e-001; foe(n+1)=1.290839e+001; krok(n+1)=9.290308e-006; ng(n+1)=2.023965e+002;
n=272; farx(n+1)=8.231659e-001; foe(n+1)=1.289292e+001; krok(n+1)=2.202092e-005; ng(n+1)=1.295180e+002;
n=273; farx(n+1)=8.182519e-001; foe(n+1)=1.287763e+001; krok(n+1)=9.290308e-006; ng(n+1)=2.009102e+002;
n=274; farx(n+1)=8.215908e-001; foe(n+1)=1.286237e+001; krok(n+1)=2.201687e-005; ng(n+1)=1.288389e+002;
n=275; farx(n+1)=8.167265e-001; foe(n+1)=1.284721e+001; krok(n+1)=9.263865e-006; ng(n+1)=2.001522e+002;
n=276; farx(n+1)=8.200364e-001; foe(n+1)=1.283212e+001; krok(n+1)=2.201687e-005; ng(n+1)=1.281091e+002;
n=277; farx(n+1)=8.152262e-001; foe(n+1)=1.281713e+001; krok(n+1)=9.244198e-006; ng(n+1)=1.992185e+002;
n=278; farx(n+1)=8.185042e-001; foe(n+1)=1.280221e+001; krok(n+1)=2.198334e-005; ng(n+1)=1.273968e+002;
n=279; farx(n+1)=8.137508e-001; foe(n+1)=1.278741e+001; krok(n+1)=9.233149e-006; ng(n+1)=1.981279e+002;
n=280; farx(n+1)=8.169643e-001; foe(n+1)=1.277268e+001; krok(n+1)=2.170937e-005; ng(n+1)=1.267244e+002;
n=281; farx(n+1)=8.122974e-001; foe(n+1)=1.275822e+001; krok(n+1)=9.290308e-006; ng(n+1)=1.957008e+002;
n=282; farx(n+1)=8.155289e-001; foe(n+1)=1.274378e+001; krok(n+1)=2.167257e-005; ng(n+1)=1.263193e+002;
n=283; farx(n+1)=8.108933e-001; foe(n+1)=1.272937e+001; krok(n+1)=9.225986e-006; ng(n+1)=1.956707e+002;
n=284; farx(n+1)=8.141074e-001; foe(n+1)=1.271502e+001; krok(n+1)=2.190752e-005; ng(n+1)=1.254498e+002;
n=285; farx(n+1)=8.095081e-001; foe(n+1)=1.270066e+001; krok(n+1)=9.154936e-006; ng(n+1)=1.955974e+002;
n=286; farx(n+1)=8.126707e-001; foe(n+1)=1.268635e+001; krok(n+1)=2.202092e-005; ng(n+1)=1.244987e+002;
n=287; farx(n+1)=8.081266e-001; foe(n+1)=1.267217e+001; krok(n+1)=9.148208e-006; ng(n+1)=1.944498e+002;
n=288; farx(n+1)=8.112662e-001; foe(n+1)=1.265804e+001; krok(n+1)=2.198334e-005; ng(n+1)=1.238566e+002;
n=289; farx(n+1)=8.067724e-001; foe(n+1)=1.264402e+001; krok(n+1)=9.128990e-006; ng(n+1)=1.935267e+002;
n=290; farx(n+1)=8.098851e-001; foe(n+1)=1.263004e+001; krok(n+1)=2.198334e-005; ng(n+1)=1.231600e+002;
n=291; farx(n+1)=8.054406e-001; foe(n+1)=1.261617e+001; krok(n+1)=9.109987e-006; ng(n+1)=1.926107e+002;
n=292; farx(n+1)=8.085269e-001; foe(n+1)=1.260234e+001; krok(n+1)=2.198334e-005; ng(n+1)=1.224688e+002;
n=293; farx(n+1)=8.041318e-001; foe(n+1)=1.258861e+001; krok(n+1)=9.089066e-006; ng(n+1)=1.917005e+002;
n=294; farx(n+1)=8.071909e-001; foe(n+1)=1.257492e+001; krok(n+1)=2.199768e-005; ng(n+1)=1.217629e+002;
n=295; farx(n+1)=8.028395e-001; foe(n+1)=1.256134e+001; krok(n+1)=9.078452e-006; ng(n+1)=1.908056e+002;
n=296; farx(n+1)=8.058420e-001; foe(n+1)=1.254783e+001; krok(n+1)=2.170937e-005; ng(n+1)=1.211573e+002;
n=297; farx(n+1)=8.015654e-001; foe(n+1)=1.253457e+001; krok(n+1)=9.139546e-006; ng(n+1)=1.884904e+002;
n=298; farx(n+1)=8.045926e-001; foe(n+1)=1.252135e+001; krok(n+1)=2.167257e-005; ng(n+1)=1.208228e+002;
n=299; farx(n+1)=8.003417e-001; foe(n+1)=1.250811e+001; krok(n+1)=9.062615e-006; ng(n+1)=1.886362e+002;
n=300; farx(n+1)=8.033081e-001; foe(n+1)=1.249491e+001; krok(n+1)=2.170937e-005; ng(n+1)=1.199014e+002;

figure; semilogy(farx,'b'); hold on; semilogy(foe,'r'); xlabel('Iteracje'); ylabel('Earx, Eoe'); legend('Earx','Eoe'); title('Uczenie predyktora OE');
figure; subplot(2,1,1); semilogy(krok); xlabel('Iteracje'); ylabel('Krok');
subplot(2,1,2); semilogy(ng); xlabel('Iteracje'); ylabel('Norma gradientu');
Earx=farx(n+1)
Eoe=foe(n+1)
